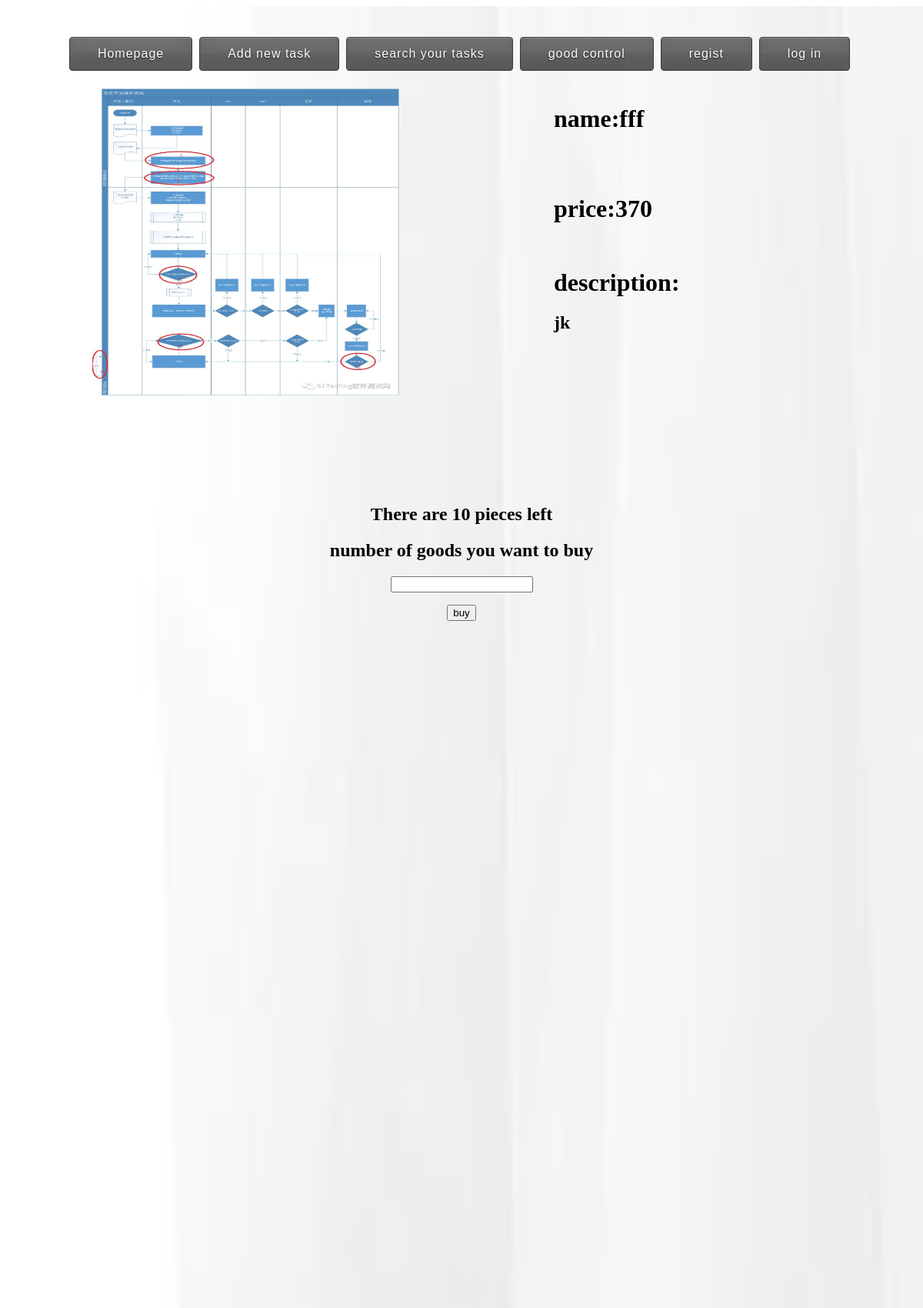
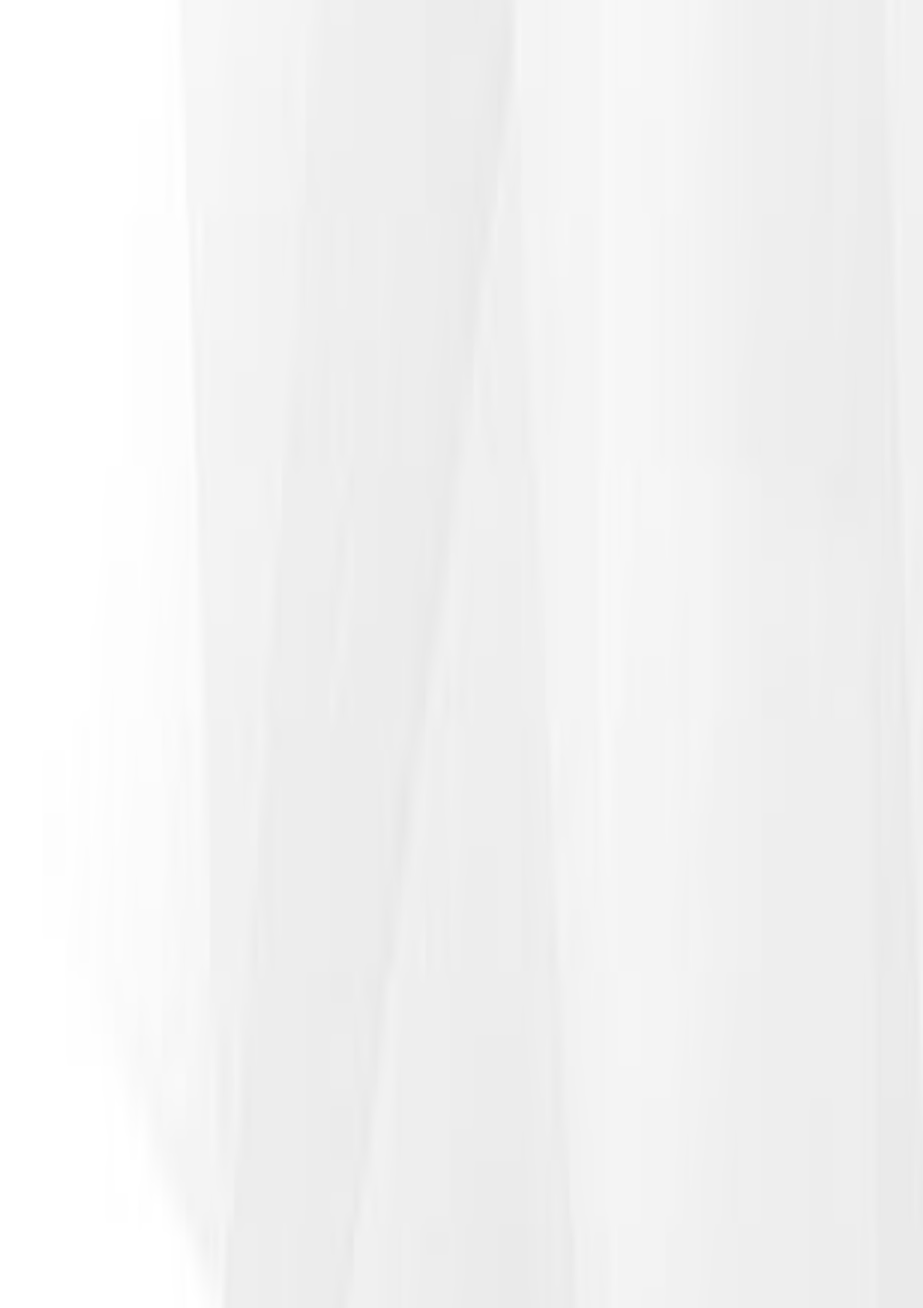
Page /buygood/123 (signed in, upper part) on the committed database (2 pictures, top to bottom).
### app/unit test/app/models.py (models this page shows)
class goods(db.Model):
    id = db.Column(db.Integer, primary_key=True,autoincrement = True)
    name= db.Column(db.String(500), index=True)
    url=db.Column(db.String(500), index=True)
    saled = db.Column(db.Boolean, default=False, index=False)
    description=db.Column(db.String(500))
    User_id = db.Column(db.Integer, db.ForeignKey('user.id'))
    price=db.Column(db.Integer, default=1000)
    classify=db.Column(db.String(30))

### app/unit test/app/views.py (the view, shortened to what this page needs)
@app.route('/buygood/<ids>',methods=['POST','GET'])
def buygood1(ids):
    form=checkForm2()
    good=models.goods.query.filter_by(id=ids)[0]
    goodlist=models.goods.query.filter_by(User_id=good.User_id,name=good.name,url=good.url)
    remain=len(goodlist.all())
    b=models.User.query.filter_by(name=session.get('user'))[0].id
    return render_template('goodsale.html', good=good,remain=str(remain),form=form )

### app/unit test/app/forms.py
class checkForm2(FlaskForm):
    number=IntegerField('number of goods you want to buy', validators=[DataRequired('Please enter your number!')])

### app/unit test/app/templates/goodsale.html (shortened to what this page needs)
<html>
<head>
    <link rel="stylesheet" href="/static/css/main.css">
</head>
<body>
  <div id='picid'>
        <img src="{{ url_for('static', filename='image/page.jpg') }}" width="100%" height="100%" />
  </div>
<a  href="\main" style='color:rgb(195, 70, 30); text-decoration: none;'>
<button>Homepage</button>
</a>
<a  href="\create" style='color:rgb(195, 70, 30); text-decoration: none;'>
<button >Add new task</button>
</a>
<a  href="\search" style='color:rgb(195, 70, 30); text-decoration: none;'>
<button >search your tasks</button>
</a>
{%if not trader%}
<a  href="\goodlist" style='color:rgb(195, 70, 30); text-decoration: none;'>
<button >good control</button>
</a>
{%endif%}
<a  href="\" style='color:rgb(195, 70, 30); text-decoration: none;'>
<button >regist</button>
</a>
<a  href="\login" style='color:rgb(195, 70, 30); text-decoration: none;'>
<button >log in</button>
</a>
<br><br>
<div style='left:10%;width:400px ;position:absolute'>
<img src={{ url_for('static', filename= good.url ) }} width="400px" height="400px" />
</div>
<div style='left:60%;position:absolute'>
<h1 style="position:absolute"> {{ 'name:'+good.name }}<h1><br><br>
<h1 style="position:absolute"> price:{{ good.price }}<h1><br><br>
<h1 style="position:absolute">description:<h1><br>
<h2 style="position:absolute">{{ good.description }}<h2>
</div>
<div style='position:relative;top:520px'>
<h2 >{{ 'There are '+remain+' pieces left' }}</h2>
<form action="" method="post" name="todolist" class="form-inline"  >
    <h2>{{ form.number.label }}</h2>
    <p style='color:black'>
       {{ form.number }}<br>
    </p>
<p><input type="submit" value="buy"></p>
</form>
</div>
</body>
</html>

### app/unit test/app/static/css/main.css (style rules this page uses)
body { text-align: center; }
button { min-height: 1.5em; display: inline-block; padding: 12px 36px; margin: 40px 5px 5px 0px; cursor: pointer; opacity: 0.9; color: #FFF; font-size: 1em; letter-spacing: 1px; text-shadow: rgba(0,0,0,0.9) 0px 1px 2px; background: #434343; border: 1px solid #242424; -webkit-border-radius: 4px; -khtml-border-radius: 4px; -moz-border-radius: 4px; -o-border-radius: 4px; border-radius: 4px; -webkit-box-shadow: rgba(255,255,255,0.25) 0px 1px 0px, inset rgba(255,255,255,0.25) 0px 1px 0px, inset rgba(0,0,0,0.25) 0px 0px 0px, inset rgba(255,255,255,0.03) 0px 20px 0px, inset rgba(0,0,0,0.15) 0px -20px 20px, inset rgba(255,255,255,0.05) 0px 20px 20px; -khtml-box-shadow: rgba(255,255,255,0.25) 0px 1px 0px, inset rgba(255,255,255,0.25) 0px 1px 0px, inset rgba(0,0,0,0.25) 0px 0px 0px, inset rgba(255,255,255,0.03) 0px 20px 0px, inset rgba(0,0,0,0.15) 0px -20px 20px, inset rgba(255,255,255,0.05) 0px 20px 20px; -moz-box-shadow: rgba(255,255,255,0.25) 0px 1px 0px, inset rgba(255,255,255,0.25) 0px 1px 0px, inset rgba(0,0,0,0.25) 0px 0px 0px, inset rgba(255,255,255,0.03) 0px 20px 0px, inset rgba(0,0,0,0.15) 0px -20px 20px, inset rgba(255,255,255,0.05) 0px 20px 20px; -o-box-shadow: rgba(255,255,255,0.25) 0px 1px 0px, inset rgba(255,255,255,0.25) 0px 1px 0px, inset rgba(0,0,0,0.25) 0px 0px 0px, inset rgba(255,255,255,0.03) 0px 20px 0px, inset rgba(0,0,0,0.15) 0px -20px 20px, inset rgba(255,255,255,0.05) 0px 20px 20px; box-shadow: rgba(255,255,255,0.25) 0px 1px 0px, inset rgba(255,255,255,0.25) 0px 1px 0px, inset rgba(0,0,0,0.25) 0px 0px 0px, inset rgba(255,255,255,0.03) 0px 20px 0px, inset rgba(0,0,0,0.15) 0px -20px 20px, inset rgba(255,255,255,0.05) 0px 20px 20px; -webkit-transition: all 0.1s linear; -khtml-transition: all 0.1s linear; -moz-transition: all 0.1s linear; -o-transition: all 0.1s linear; transition: all 0.1s linear; }
button { background: #555; }
#picid { position:absolute; z-index:-1; width:100%; height:300%; }

### rows in the picture
goods: url (picture), name "name:fff", price "370", description "jk"

### other values in the picture
{{ 'There are '+remain+' pieces left' }} "There are 10 pieces left"
